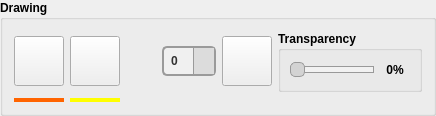
                 <widget class="QGroupBox" name="drawingGroupBox">
                  <property name="font">
                   <font>
                    <family>Yu Gothic UI</family>
                    <weight>75</weight>
                    <bold>true</bold>
                    <underline>false</underline>
                   </font>
                  </property>
                  <property name="title">
                   <string>Drawing</string>
                  </property>
                  <layout class="QGridLayout" name="gridLayout_4">
                   <item row="0" column="5">
                    <widget class="QGroupBox" name="transparencyButton">
                     <property name="title">
                      <string>Transparency</string>
                     </property>
                     <layout class="QHBoxLayout" name="horizontalLayout_12">
                      <item>
                       <widget class="QSlider" name="transparencySlider">
                        <property name="sizePolicy">
                         <sizepolicy hsizetype="Maximum" vsizetype="Fixed">
                          <horstretch>0</horstretch>
                          <verstretch>0</verstretch>
                         </sizepolicy>
                        </property>
                        <property name="minimumSize">
                         <size>
                          <width>30</width>
                          <height>20</height>
                         </size>
                        </property>
                        <property name="maximumSize">
                         <size>
                          <width>100</width>
                          <height>20</height>
                         </size>
                        </property>
                        <property name="styleSheet">
                         <string notr="true">QSlider::handle:horizontal {
    background-color: lightgray;  /* Light gray color for the handle */
    border: 1px solid #999999;    /* Border around the handle */
    width: 10px;                  /* Handle width */
    height: 10px;                 /* Handle height */
    border-radius: 5px;           /* Makes the handle circular */
    margin: -5px 0;               /* Centers the handle vertically */
}

QSlider::sub-page:horizontal {
    background-color: darkgray;   /* Dark gray for the area to the left of the handle */
}

QSlider::add-page:horizontal {
    background-color: rgb(241, 241, 241);  /* Light gray for the area to the right of the handle */
    border: 1px solid #999999;             /* Optional border */
}
</string>
                        </property>
                        <property name="orientation">
                         <enum>Qt::Horizontal</enum>
                        </property>
                       </widget>
                      </item>
                      <item>
                       <widget class="QLabel" name="transparencyLabel">
                        <property name="sizePolicy">
                         <sizepolicy hsizetype="Fixed" vsizetype="Fixed">
                          <horstretch>0</horstretch>
                          <verstretch>0</verstretch>
                         </sizepolicy>
                        </property>
                        <property name="minimumSize">
                         <size>
                          <width>30</width>
                          <height>20</height>
                         </size>
                        </property>
                        <property name="maximumSize">
                         <size>
                          <width>20</width>
                          <height>20</height>
                         </size>
                        </property>
                        <property name="font">
                         <font>
                          <stylestrategy>PreferAntialias</stylestrategy>
                         </font>
                        </property>
                        <property name="text">
                         <string>0%</string>
                        </property>
                        <property name="alignment">
                         <set>Qt::AlignCenter</set>
                        </property>
                       </widget>
                      </item>
                     </layout>
                    </widget>
                   </item>
                   <item row="0" column="0">
                    <widget class="QPushButton" name="fillShapeButton">
                     <property name="sizePolicy">
                      <sizepolicy hsizetype="Fixed" vsizetype="Fixed">
                       <horstretch>0</horstretch>
                       <verstretch>0</verstretch>
                      </sizepolicy>
                     </property>
                     <property name="minimumSize">
                      <size>
                       <width>50</width>
                       <height>50</height>
                      </size>
                     </property>
                     <property name="maximumSize">
                      <size>
                       <width>50</width>
                       <height>50</height>
                      </size>
                     </property>
                     <property name="text">
                      <string/>
                     </property>
                     <property name="icon">
                      <iconset resource="resources.qrc">
                       <normaloff>:/Icons/Icons/fill.svg</normaloff>:/Icons/Icons/fill.svg</iconset>
                     </property>
                     <property name="iconSize">
                      <size>
                       <width>30</width>
                       <height>30</height>
                      </size>
                     </property>
                    </widget>
                   </item>
                   <item row="0" column="4">
                    <widget class="QPushButton" name="arrangeButton">
                     <property name="sizePolicy">
                      <sizepolicy hsizetype="Fixed" vsizetype="Fixed">
                       <horstretch>0</horstretch>
                       <verstretch>0</verstretch>
                      </sizepolicy>
                     </property>
                     <property name="minimumSize">
                      <size>
                       <width>50</width>
                       <height>50</height>
                      </size>
                     </property>
                     <property name="maximumSize">
                      <size>
                       <width>50</width>
                       <height>50</height>
                      </size>
                     </property>
                     <property name="text">
                      <string/>
                     </property>
                     <property name="icon">
                      <iconset resource="resources.qrc">
                       <normaloff>:/Icons/Icons/layers (1).svg</normaloff>:/Icons/Icons/layers (1).svg</iconset>
                     </property>
                     <property name="iconSize">
                      <size>
                       <width>30</width>
                       <height>30</height>
                      </size>
                     </property>
                    </widget>
                   </item>
                   <item row="1" column="0">
                    <widget class="QFrame" name="shapeBackgroundColorFrame">
                     <property name="sizePolicy">
                      <sizepolicy hsizetype="Fixed" vsizetype="Fixed">
                       <horstretch>0</horstretch>
                       <verstretch>0</verstretch>
                      </sizepolicy>
                     </property>
                     <property name="minimumSize">
                      <size>
                       <width>50</width>
                       <height>4</height>
                      </size>
                     </property>
                     <property name="maximumSize">
                      <size>
                       <width>50</width>
                       <height>4</height>
                      </size>
                     </property>
                     <property name="styleSheet">
                      <string notr="true">QFrame{
background-color:rgb(255, 100, 0);
border:1px;

}</string>
                     </property>
                     <property name="frameShape">
                      <enum>QFrame::StyledPanel</enum>
                     </property>
                     <property name="frameShadow">
                      <enum>QFrame::Raised</enum>
                     </property>
                    </widget>
                   </item>
                   <item row="0" column="3">
                    <widget class="QSpinBox" name="borderThicknessSpinBox">
                     <property name="sizePolicy">
                      <sizepolicy hsizetype="Fixed" vsizetype="Fixed">
                       <horstretch>0</horstretch>
                       <verstretch>0</verstretch>
                      </sizepolicy>
                     </property>
                     <property name="styleSheet">
                      <string notr="true">QSpinBox {
    border: 2px solid rgb(154, 154, 154);
    border-radius: 5px;
    padding: 5px;
    background-color: rgb(240, 240, 240); /* Light background */
    color: rgb(50, 50, 50); /* Text color */
}

QSpinBox::up-button {
    border-left: 1px solid rgb(154, 154, 154);
    background-color: rgb(220, 220, 220);
    width: 20px;
}

QSpinBox::down-button {
    border-left: 1px solid rgb(154, 154, 154);
    background-color: rgb(220, 220, 220);
    width: 20px;
}

QSpinBox::up-arrow {
    image: url(C:/Users/hamda/Desktop/GesturaApp versions/GesturaApp  version 0_2/gesturaTesting/Icons/Chevron up.svg); /* Replace with your resource path */
    width: 12px;
    height: 12px;
}

QSpinBox::down-arrow {
    image: url(C:/Users/hamda/Desktop/GesturaApp versions/GesturaApp  version 0_2/gesturaTesting/Icons/Chevron down.svg); /* Replace with your resource path */
    width: 12px;
    height: 12px;
}

QSpinBox:hover {
    border-color: rgb(100, 100, 100); /* Darker border on hover */
    background-color: rgb(245, 245, 245);
}
</string>
                     </property>
                    </widget>
                   </item>
                   <item row="0" column="1">
                    <widget class="QPushButton" name="borderColorButton">
                     <property name="sizePolicy">
                      <sizepolicy hsizetype="Fixed" vsizetype="Fixed">
                       <horstretch>0</horstretch>
                       <verstretch>0</verstretch>
                      </sizepolicy>
                     </property>
                     <property name="minimumSize">
                      <size>
                       <width>50</width>
                       <height>50</height>
                      </size>
                     </property>
                     <property name="maximumSize">
                      <size>
                       <width>50</width>
                       <height>50</height>
                      </size>
                     </property>
                     <property name="text">
                      <string/>
                     </property>
                     <property name="icon">
                      <iconset resource="resources.qrc">
                       <normaloff>:/Icons/Icons/arrows.svg</normaloff>:/Icons/Icons/arrows.svg</iconset>
                     </property>
                     <property name="iconSize">
                      <size>
                       <width>30</width>
                       <height>30</height>
                      </size>
                     </property>
                    </widget>
                   </item>
                   <item row="0" column="2">
                    <widget class="QLabel" name="lineWeightLabel">
                     <property name="sizePolicy">
                      <sizepolicy hsizetype="Fixed" vsizetype="Fixed">
                       <horstretch>0</horstretch>
                       <verstretch>0</verstretch>
                      </sizepolicy>
                     </property>
                     <property name="minimumSize">
                      <size>
                       <width>30</width>
                       <height>30</height>
                      </size>
                     </property>
                     <property name="maximumSize">
                      <size>
                       <width>30</width>
                       <height>30</height>
                      </size>
                     </property>
                     <property name="toolTip">
                      <string>Border thickness</string>
                     </property>
                     <property name="text">
                      <string/>
                     </property>
                     <property name="pixmap">
                      <pixmap resource="resources.qrc">:/Icons/Icons/width.svg</pixmap>
                     </property>
                     <property name="scaledContents">
                      <bool>true</bool>
                     </property>
                    </widget>
                   </item>
                   <item row="1" column="1">
                    <widget class="QFrame" name="borderColorFrame_2">
                     <property name="sizePolicy">
                      <sizepolicy hsizetype="Fixed" vsizetype="Fixed">
                       <horstretch>0</horstretch>
                       <verstretch>0</verstretch>
                      </sizepolicy>
                     </property>
                     <property name="minimumSize">
                      <size>
                       <width>50</width>
                       <height>4</height>
                      </size>
                     </property>
                     <property name="maximumSize">
                      <size>
                       <width>50</width>
                       <height>4</height>
                      </size>
                     </property>
                     <property name="styleSheet">
                      <string notr="true">QFrame{
background-color:rgb(255, 255, 0);
border:1px;

}</string>
                     </property>
                     <property name="frameShape">
                      <enum>QFrame::StyledPanel</enum>
                     </property>
                     <property name="frameShadow">
                      <enum>QFrame::Raised</enum>
                     </property>
                    </widget>
                   </item>
                  </layout>
                 </widget>
